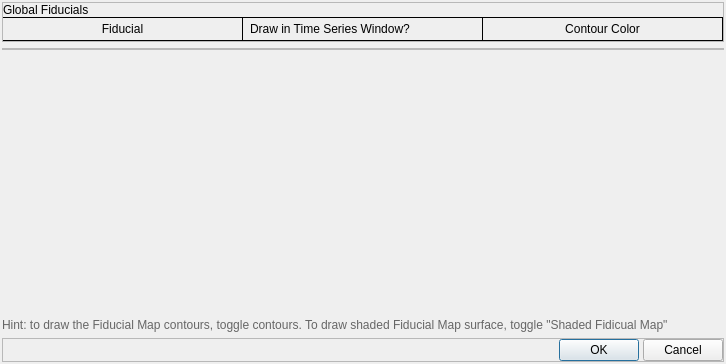
<?xml version="1.0" encoding="UTF-8"?>
<ui version="4.0">
 <class>FidDialog</class>
 <widget class="QDialog" name="FidDialog">
  <property name="geometry">
   <rect>
    <x>0</x>
    <y>0</y>
    <width>726</width>
    <height>364</height>
   </rect>
  </property>
  <property name="windowTitle">
   <string>Fiducials</string>
  </property>
  <property name="styleSheet">
   <string notr="true">#fidColorHeaderLabel, #fidNameHeaderLabel, #dataHeaderLabel, #fidSizeHeaderLabel, #drawMapHeaderLabel, #drawContourHeaderLabel,
#globalFidNameHeaderLabel, #globalFidColorHeaderLabel, 
#globalPickHeaderLabel {
padding: 4px;
border: 1px solid black;
border-left-width: 0px;
}

#fidNameHeaderLabel {
border-left-width: 1px;
}

</string>
  </property>
  <property name="modal">
   <bool>true</bool>
  </property>
  <layout class="QVBoxLayout" name="verticalLayout">
   <property name="leftMargin">
    <number>2</number>
   </property>
   <property name="topMargin">
    <number>2</number>
   </property>
   <property name="rightMargin">
    <number>2</number>
   </property>
   <property name="bottomMargin">
    <number>2</number>
   </property>
   <item>
    <widget class="QScrollArea" name="scrollArea">
     <property name="frameShape">
      <enum>QFrame::NoFrame</enum>
     </property>
     <property name="widgetResizable">
      <bool>true</bool>
     </property>
     <widget class="QWidget" name="scrollAreaWidgetContents">
      <property name="geometry">
       <rect>
        <x>0</x>
        <y>0</y>
        <width>722</width>
        <height>310</height>
       </rect>
      </property>
      <layout class="QVBoxLayout" name="verticalLayout_2">
       <property name="leftMargin">
        <number>0</number>
       </property>
       <property name="topMargin">
        <number>0</number>
       </property>
       <property name="rightMargin">
        <number>0</number>
       </property>
       <property name="bottomMargin">
        <number>0</number>
       </property>
       <item>
        <widget class="QFrame" name="globalFidFrame">
         <property name="styleSheet">
          <string notr="true"/>
         </property>
         <property name="frameShape">
          <enum>QFrame::StyledPanel</enum>
         </property>
         <property name="frameShadow">
          <enum>QFrame::Raised</enum>
         </property>
         <layout class="QGridLayout" name="gridLayout_2">
          <property name="leftMargin">
           <number>0</number>
          </property>
          <property name="topMargin">
           <number>0</number>
          </property>
          <property name="rightMargin">
           <number>0</number>
          </property>
          <property name="bottomMargin">
           <number>0</number>
          </property>
          <property name="spacing">
           <number>0</number>
          </property>
          <item row="1" column="1">
           <widget class="QLabel" name="globalPickHeaderLabel">
            <property name="text">
             <string>Draw in Time Series Window?</string>
            </property>
           </widget>
          </item>
          <item row="1" column="2">
           <widget class="QLabel" name="globalFidColorHeaderLabel">
            <property name="frameShape">
             <enum>QFrame::NoFrame</enum>
            </property>
            <property name="frameShadow">
             <enum>QFrame::Plain</enum>
            </property>
            <property name="text">
             <string>Contour Color</string>
            </property>
            <property name="alignment">
             <set>Qt::AlignCenter</set>
            </property>
           </widget>
          </item>
          <item row="1" column="0">
           <widget class="QLabel" name="globalFidNameHeaderLabel">
            <property name="frameShape">
             <enum>QFrame::NoFrame</enum>
            </property>
            <property name="frameShadow">
             <enum>QFrame::Plain</enum>
            </property>
            <property name="text">
             <string>Fiducial</string>
            </property>
            <property name="alignment">
             <set>Qt::AlignCenter</set>
            </property>
           </widget>
          </item>
          <item row="0" column="0">
           <widget class="QLabel" name="globalFidLabel">
            <property name="text">
             <string>Global Fiducials</string>
            </property>
           </widget>
          </item>
         </layout>
        </widget>
       </item>
       <item>
        <widget class="QFrame" name="fidWidgetFrame">
         <property name="frameShape">
          <enum>QFrame::StyledPanel</enum>
         </property>
         <property name="frameShadow">
          <enum>QFrame::Raised</enum>
         </property>
         <layout class="QVBoxLayout" name="fidFrameLayout">
          <property name="leftMargin">
           <number>0</number>
          </property>
          <property name="topMargin">
           <number>0</number>
          </property>
          <property name="rightMargin">
           <number>0</number>
          </property>
          <property name="bottomMargin">
           <number>0</number>
          </property>
         </layout>
        </widget>
       </item>
       <item>
        <spacer name="verticalSpacer_2">
         <property name="orientation">
          <enum>Qt::Vertical</enum>
         </property>
         <property name="sizeHint" stdset="0">
          <size>
           <width>20</width>
           <height>40</height>
          </size>
         </property>
        </spacer>
       </item>
      </layout>
     </widget>
    </widget>
   </item>
   <item>
    <widget class="QLabel" name="hintLabel">
     <property name="styleSheet">
      <string notr="true">#hintLabel { color: #666; }</string>
     </property>
     <property name="text">
      <string>Hint: to draw the Fiducial Map contours, toggle contours. To draw shaded Fiducial Map surface, toggle &quot;Shaded Fidicual Map&quot;</string>
     </property>
    </widget>
   </item>
   <item>
    <widget class="QFrame" name="buttonFrame">
     <property name="frameShape">
      <enum>QFrame::StyledPanel</enum>
     </property>
     <property name="frameShadow">
      <enum>QFrame::Raised</enum>
     </property>
     <layout class="QHBoxLayout" name="horizontalLayout">
      <property name="spacing">
       <number>4</number>
      </property>
      <property name="leftMargin">
       <number>0</number>
      </property>
      <property name="topMargin">
       <number>0</number>
      </property>
      <property name="rightMargin">
       <number>0</number>
      </property>
      <property name="bottomMargin">
       <number>0</number>
      </property>
      <item>
       <spacer name="horizontalSpacer">
        <property name="orientation">
         <enum>Qt::Horizontal</enum>
        </property>
        <property name="sizeHint" stdset="0">
         <size>
          <width>40</width>
          <height>20</height>
         </size>
        </property>
       </spacer>
      </item>
      <item>
       <widget class="QPushButton" name="applyButton">
        <property name="text">
         <string>OK</string>
        </property>
       </widget>
      </item>
      <item>
       <widget class="QPushButton" name="cancelButton">
        <property name="text">
         <string>Cancel</string>
        </property>
       </widget>
      </item>
     </layout>
    </widget>
   </item>
  </layout>
 </widget>
 <resources/>
 <connections/>
</ui>
